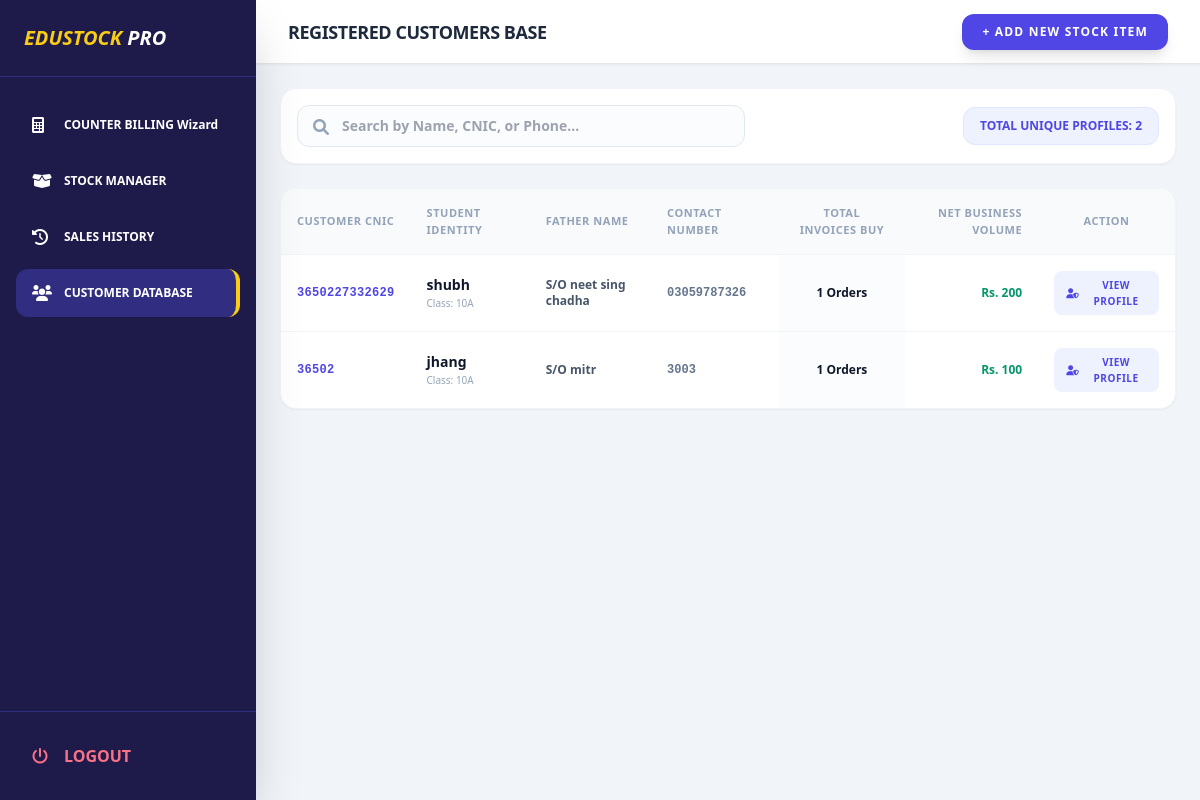
Page /customers (signed in) on the earlier database version.
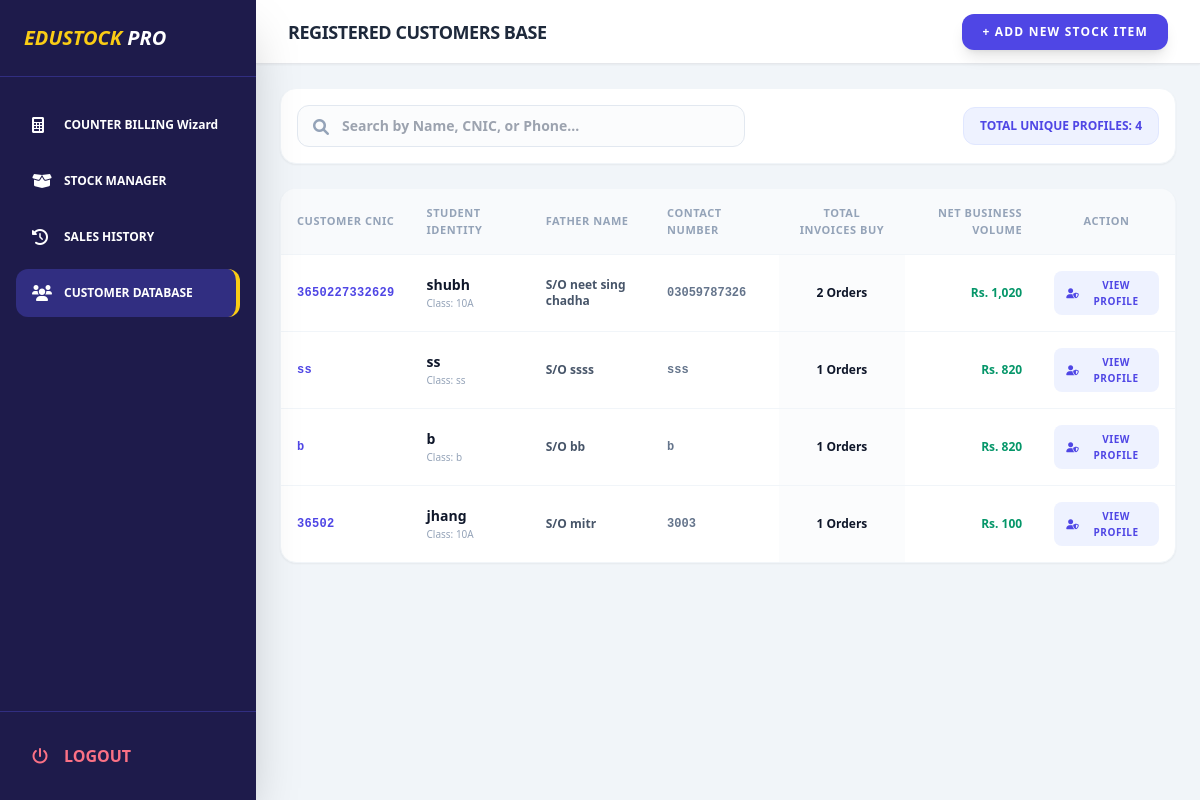
Same page on the later database version.
### tables this page shows
CREATE TABLE sales (
    id INTEGER PRIMARY KEY AUTOINCREMENT,
    receipt_number TEXT NOT NULL UNIQUE,
    student_name TEXT NOT NULL,
    father_name TEXT NOT NULL,
    cnic TEXT,
    student_class TEXT NOT NULL,
    phone_no TEXT NOT NULL,
    address TEXT,
    sale_type TEXT NOT NULL, -- 'Single Item' or 'Full Bundle'
    total_amount REAL NOT NULL,
    timestamp DATETIME DEFAULT CURRENT_TIMESTAMP
, profit REAL DEFAULT 0.0, payment_status TEXT DEFAULT 'Paid', cash_paid REAL DEFAULT 0.0);

### main.py (the view)
@app.get("/customers")
async def list_registered_customers(request: Request):
    if not is_logged_in(request):
        return RedirectResponse(url="/login", status_code=303)
    conn = get_db()
    query = """
        SELECT
            cnic,
            student_name,
            father_name,
            phone_no,
            student_class,
            address,
            COUNT(id) as total_orders,
            SUM(total_amount) as total_spent
        FROM sales
        WHERE cnic IS NOT NULL AND cnic != ''
        GROUP BY cnic
        ORDER BY total_spent DESC
    """
    unique_customers = conn.execute(query).fetchall()
    conn.close()
    return templates.TemplateResponse(request, "customers.html", {
        "active_page": "customers",
        "customers": unique_customers
    })

### templates/customers.html (shortened to what this page needs)
{% extends "index.html" %}
{% block header_title %}Registered Customers Base{% endblock %}
{% block page_content %}
<div class="space-y-6 text-slate-900">
    <div class="bg-white p-4 rounded-2xl shadow-sm border border-slate-100 flex items-center justify-between">
        <div class="relative w-full max-w-md">
            <i class="fas fa-search absolute left-4 top-3.5 text-slate-400"></i>
            <input type="text" id="custSearch" onkeyup="filterCustomersTable()" placeholder="Search by Name, CNIC, or Phone..." class="w-full pl-11 pr-4 py-2.5 rounded-xl border border-slate-200 focus:outline-none focus:border-indigo-600 font-bold text-sm bg-slate-50/50">
        </div>
        <div class="text-xs font-black text-indigo-600 uppercase bg-indigo-50 px-4 py-2.5 rounded-xl border border-indigo-100">
            Total Unique Profiles: {{ customers|length }}
        </div>
    </div>
    <div class="bg-white rounded-2xl shadow-sm overflow-hidden border border-slate-100">
        <div class="overflow-x-auto">
            <table class="w-full text-left border-collapse" id="customersTable">
                <thead>
                    <tr class="bg-slate-50 border-b border-slate-100 text-slate-400 text-[11px] font-black uppercase tracking-wider">
                        <th class="p-4">Customer CNIC</th>
                        <th class="p-4">Student Identity</th>
                        <th class="p-4">Father Name</th>
                        <th class="p-4">Contact Number</th>
                        <th class="p-4 text-center">Total Invoices Buy</th>
                        <th class="p-4 text-right">Net Business Volume</th>
                        <th class="p-4 text-center">Action</th>
                    </tr>
                </thead>
                <tbody class="divide-y divide-slate-100 font-bold text-xs text-slate-700">
                    {% for c in customers %}
                    <tr class="hover:bg-slate-50/80 transition-colors customer-row">
                        <td class="p-4 text-indigo-600 font-black tracking-wide font-mono">{{ c.cnic if c.cnic else "N/A" }}</td>
                        <td class="p-4">
                            <div class="flex flex-col">
                                <span class="font-black text-slate-900 text-sm">{{ c.student_name }}</span>
                                <span class="text-[10px] text-slate-400 font-medium">Class: {{ c.student_class }}</span>
                            </div>
                        </td>
                        <td class="p-4 text-slate-600">S/O {{ c.father_name }}</td>
                        <td class="p-4 text-slate-500 font-mono">{{ c.phone_no }}</td>
                        <td class="p-4 text-center text-slate-900 bg-slate-50/50 font-black">{{ c.total_orders }} Orders</td>
                        <td class="p-4 text-right text-emerald-600 font-black">Rs. {{ "{:,.0f}".format(c.total_spent) }}</td>
                        <td class="p-4 text-center">
                            <a href="/customers/profile/{{ c.cnic }}" class="inline-flex items-center gap-1.5 px-3 py-1.5 bg-indigo-50 text-indigo-600 rounded-lg hover:bg-indigo-600 hover:text-white transition-all font-black uppercase text-[10px] tracking-wider">
                                <i class="fas fa-user-shield"></i> View Profile
                            </a>
                        </td>
                    </tr>
                    {% else %}
                    <tr>
                        <td colspan="7" class="p-8 text-center text-slate-400 font-medium italic">No registered customers with active CNIC found in ledger.</td>
                    </tr>
                    {% endfor %}
                </tbody>
            </table>
        </div>
    </div>
</div>
{% endblock %}

### templates/index.html (shortened to what this page needs)
<!DOCTYPE html>
<html lang="en">
<head>
    <script src="https://cdn.tailwindcss.com"></script>
    <link rel="stylesheet" href="https://cdnjs.cloudflare.com/ajax/libs/font-awesome/6.0.0/css/all.min.css">
</head>
<body class="bg-slate-100 flex h-screen overflow-hidden font-sans">
    <aside class="w-64 bg-indigo-950 text-white flex flex-col shadow-2xl z-50">
        <div class="p-6 border-b border-indigo-900">
            <h1 class="text-xl font-black italic uppercase text-yellow-400">EduStock <span class="text-white">PRO</span></h1>
        </div>
        <nav class="flex-1 mt-6 px-4 space-y-2">
            <a href="/pos" id="link-pos" class="sidebar-link {% if active_page == 'pos' %}active{% endif %} w-full flex items-center p-4 rounded-xl transition hover:bg-indigo-900">
                <i class="fas fa-calculator w-8"></i> <span class="font-bold text-xs">COUNTER BILLING Wizard</span>
            </a>
            <a href="/inventory" id="link-inventory" class="sidebar-link {% if active_page == 'inventory' %}active{% endif %} w-full flex items-center p-4 rounded-xl transition hover:bg-indigo-900">
                <i class="fas fa-box-open w-8"></i> <span class="font-bold text-xs">STOCK MANAGER</span>
            </a>
            <a href="/sales" id="link-sales" class="sidebar-link {% if active_page == 'sales' %}active{% endif %} w-full flex items-center p-4 rounded-xl transition hover:bg-indigo-900">
                <i class="fas fa-history w-8"></i> <span class="font-bold text-xs">SALES HISTORY</span>
            </a>
            <a href="/customers" id="link-customers" class="sidebar-link {% if active_page == 'customers' or active_page == 'customer_detail' %}active{% endif %} w-full flex items-center p-4 rounded-xl transition hover:bg-indigo-900">
                <i class="fas fa-users w-8"></i> <span class="font-bold text-xs">CUSTOMER DATABASE</span>
            </a>
        </nav>
        <div class="p-4 border-t border-indigo-900">
            <a href="/logout" class="flex items-center p-4 w-full text-rose-400 font-black hover:bg-rose-500/10 rounded-xl transition">
                <i class="fas fa-power-off w-8"></i> LOGOUT
            </a>
        </div>
    </aside>
    <main class="flex-1 flex flex-col overflow-hidden">
        <header class="h-16 bg-white border-b flex items-center justify-between px-8 shadow-sm">
            <h2 class="text-lg font-black text-slate-800 uppercase tracking-tight" id="headerTitle">{% block header_title %}Counter Billing Terminal{% endblock %}</h2>
            <div class="flex items-center space-x-4">
                <button onclick="toggleModal(true)" class="bg-indigo-600 text-white px-5 py-2.5 rounded-xl font-black text-xs shadow-lg hover:bg-indigo-700 transition tracking-widest uppercase">
                    + Add New Stock Item
                </button>
            </div>
        </header>
        <div class="flex-1 overflow-y-auto p-6 space-y-6">
            {% block page_content %}{% endblock %}
        </div>
    </main>
</body>
</html>

### templates/index.html (style rules this page uses)
.sidebar-link.active { background: #312e81; border-right: 4px solid #facc15; }

Differences in the rows shown:
computed for sales "shubh": total_orders "1" → "2"; total_spent "200" → "1,020"
added sales: cnic "ss", student_name "ss", student_class "ss", father_name "ssss", phone_no "sss", total_orders "1", total_spent "820"
added sales: cnic "b", student_name "b", student_class "b", father_name "bb", phone_no "b", total_orders "1", total_spent "820"
Other differences:
{{ customers|length }}: "2" → "4"
